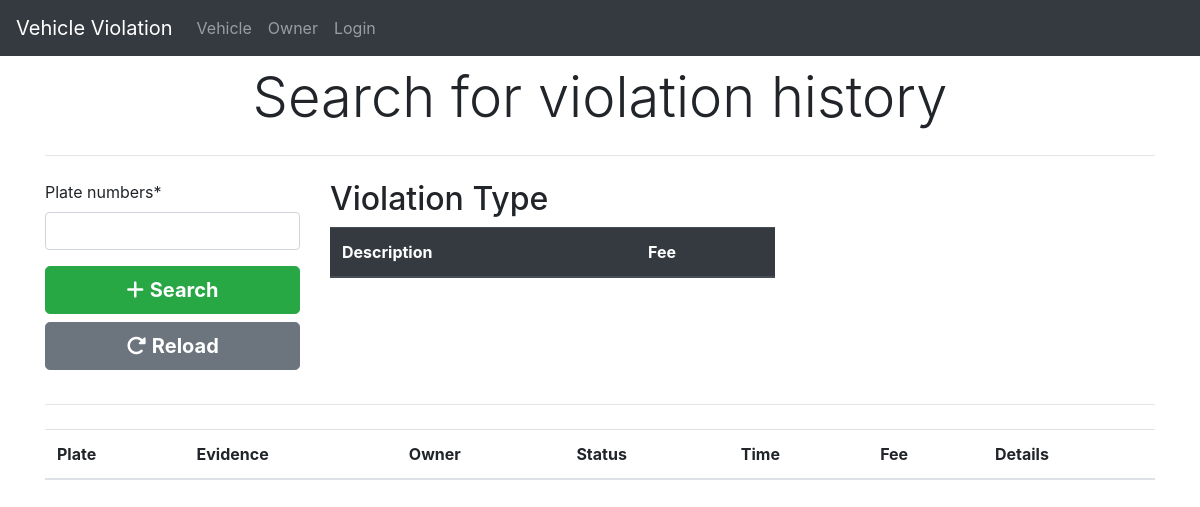
The app's page /, older data.
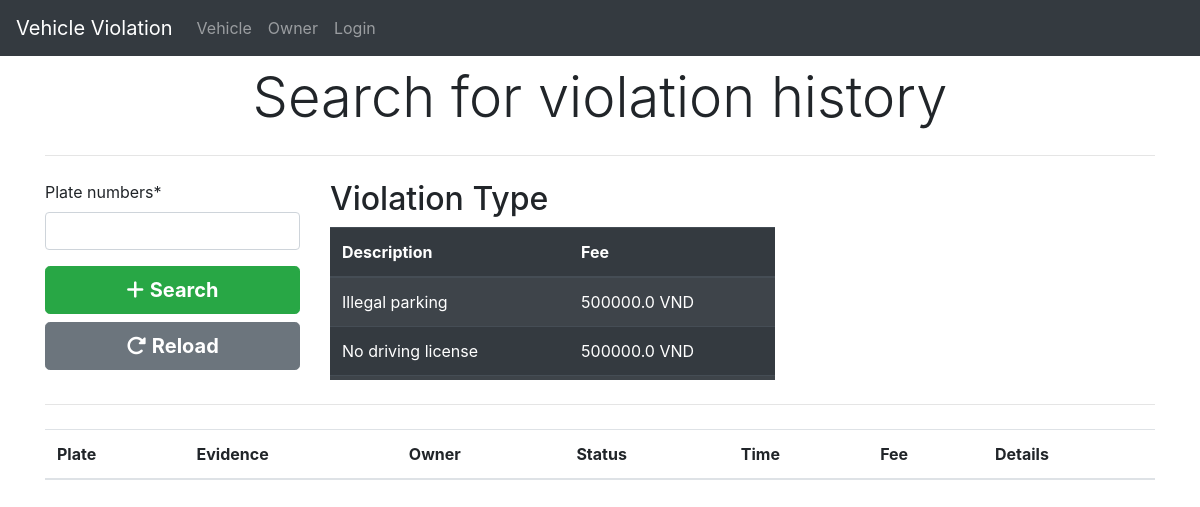
The same page, newer data.
### violation_history/models.py (models this page shows, shortened)
class Violation(models.Model):
    description = models.CharField(max_length=200)
    fee = models.FloatField(default=500000)

### violation_history/views.py (the view)
# urls.py: path('',views.get_list_violation, name='violation_list'),
@csrf_exempt
def get_list_violation(request):
    if request.method == "POST":
        search = request.POST['search']
        violation = ViolationHistory.objects.all().select_related('vehicle').select_related('violation').filter(vehicle__plate__icontains=str(search)).order_by("-id")
        vi_type = Violation.objects.all().order_by('description')
        return render(request, 'history/violation_history.html', {"form": SearchingForm(), "violation": violation, "vi_type": vi_type})
    else:
        vi_type = Violation.objects.all().order_by("description")
        return render(request, 'history/violation_history.html', {"form": SearchingForm(), "vi_type": vi_type})

### violation_history/forms.py
class SearchingForm(forms.Form):
    search = forms.CharField(max_length=100, label='Plate numbers')

### violation_history/templates/history/violation_history.html (shortened to what this page needs)
{% extends 'pages/base.html' %}
{% block content %}
{% load crispy_forms_tags %}
<h1 class="display-4" style="text-align: center;">Search for violation history</h1>
<hr class="my-4">
<div class="row">
  <div class="col-md-3">
  <form action="" method="POST" autocomplete="off">
  <div class="row">
    <div class="col-md-12">
        {{form.search|as_crispy_field}}
        <button type="submit" class="btn btn-success btn-block btn-lg"><i class="fa-solid fa-plus"></i> <b>Search</b></button>
        <a href="{% url 'violation_list' %}" class="btn btn-secondary btn-block btn-lg">
            <i class="fa-solid fa-rotate-right"></i> <b>Reload</b>
        </a>
    </div>
    </div>
  </form>
  </div>
  <div class="col-md-5" style="overflow-y:auto; height: 200px;">
    <h2>Violation Type</h2>
    <table class="table table-striped table-dark">
      <thead>
        <tr>
          <th scope="col">Description</th>
          <th scope="col">Fee</th>
        </tr>
      </thead>
      <tbody>
          {% for t  in vi_type %}
          <tr>
            <td>{{ t.description }}</td>
            <td>{{ t.fee }} VND</td>
          </tr>
          {% endfor %}
      </tbody>
    </table>
  </div>
</div>
<hr class="my-4">
<table class="table table-striped">
  <thead class="border-bottom font-weight-bold">
      <tr>
          <th>Plate</th>
          <th>Evidence</th>
          <th>Owner</th>
          <th>Status</th>
          <th>Time</th>
          <th>Fee</th>
          <th>Details</th>
      </tr>
  </thead>
</table>
{% endblock content %}

Row changes from the older to the newer data that the page shows:
added Violation: description "Illegal parking", fee "500000.0"
added Violation: description "No driving license", fee "500000.0"
